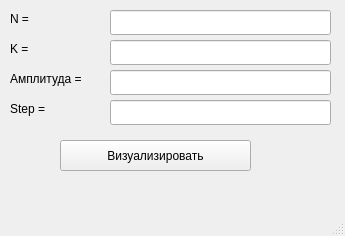
<?xml version="1.0" encoding="UTF-8"?>
<ui version="4.0">
 <class>MainWindow</class>
 <widget class="QMainWindow" name="MainWindow">
  <property name="geometry">
   <rect>
    <x>0</x>
    <y>0</y>
    <width>345</width>
    <height>236</height>
   </rect>
  </property>
  <property name="windowTitle">
   <string>MainWindow</string>
  </property>
  <widget class="QWidget" name="centralwidget">
   <widget class="QPushButton" name="pushButton">
    <property name="geometry">
     <rect>
      <x>60</x>
      <y>140</y>
      <width>191</width>
      <height>31</height>
     </rect>
    </property>
    <property name="text">
     <string>Визуализировать</string>
    </property>
   </widget>
   <widget class="QLabel" name="label">
    <property name="geometry">
     <rect>
      <x>10</x>
      <y>10</y>
      <width>67</width>
      <height>17</height>
     </rect>
    </property>
    <property name="text">
     <string>N = </string>
    </property>
   </widget>
   <widget class="QLabel" name="label_2">
    <property name="geometry">
     <rect>
      <x>10</x>
      <y>40</y>
      <width>67</width>
      <height>17</height>
     </rect>
    </property>
    <property name="text">
     <string>K = </string>
    </property>
   </widget>
   <widget class="QLabel" name="label_3">
    <property name="geometry">
     <rect>
      <x>10</x>
      <y>70</y>
      <width>91</width>
      <height>17</height>
     </rect>
    </property>
    <property name="text">
     <string>Амплитуда = </string>
    </property>
   </widget>
   <widget class="QLabel" name="label_4">
    <property name="geometry">
     <rect>
      <x>10</x>
      <y>100</y>
      <width>67</width>
      <height>17</height>
     </rect>
    </property>
    <property name="text">
     <string>Step = </string>
    </property>
   </widget>
   <widget class="QLineEdit" name="lineEdit">
    <property name="geometry">
     <rect>
      <x>110</x>
      <y>10</y>
      <width>221</width>
      <height>25</height>
     </rect>
    </property>
   </widget>
   <widget class="QLineEdit" name="lineEdit_2">
    <property name="geometry">
     <rect>
      <x>110</x>
      <y>40</y>
      <width>221</width>
      <height>25</height>
     </rect>
    </property>
   </widget>
   <widget class="QLineEdit" name="lineEdit_3">
    <property name="geometry">
     <rect>
      <x>110</x>
      <y>70</y>
      <width>221</width>
      <height>25</height>
     </rect>
    </property>
   </widget>
   <widget class="QLineEdit" name="lineEdit_4">
    <property name="geometry">
     <rect>
      <x>110</x>
      <y>100</y>
      <width>221</width>
      <height>25</height>
     </rect>
    </property>
   </widget>
  </widget>
  <widget class="QMenuBar" name="menubar">
   <property name="geometry">
    <rect>
     <x>0</x>
     <y>0</y>
     <width>345</width>
     <height>22</height>
    </rect>
   </property>
  </widget>
  <widget class="QStatusBar" name="statusbar"/>
 </widget>
 <resources/>
 <connections/>
</ui>
